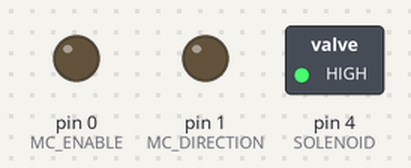
This sketch was run on a simulated Arduino Uno, built with avr-gcc and run on an emulated ATmega328P. Shown: switched loads named in the sketch (green lamp = pin HIGH), output pins drawn as LEDs (lit = HIGH).

Above: at 5.1 s.
At 35.1 s:
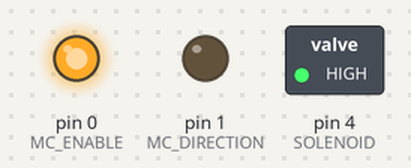
At 117.1 s:
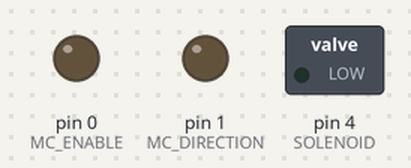
Timing chart, 0 to 118.6 s (numbered marks = the images above):
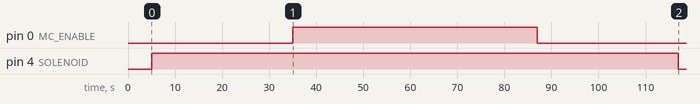

The sketch:

full_contract.ino
```cpp
#define MC_ENABLE 0
#define MC_DIRECTION 1
#define SOLENOID 4
#define START_WAIT 30000 //30 seconds
unsigned long seconds = 1000;
unsigned long duration = 52;
void setup() {
  pinMode(SOLENOID, OUTPUT);
  pinMode(MC_ENABLE, OUTPUT);
  pinMode(MC_DIRECTION, OUTPUT);

  delay(5000);
  contractBellows();

}

void loop() {


}

void contractBellows() {
  digitalWrite(SOLENOID, HIGH);
  delay(START_WAIT);
  unsigned long starttime = millis();
  unsigned long endtime = starttime;
  digitalWrite(MC_DIRECTION, LOW);
  digitalWrite(MC_ENABLE, HIGH);
  while((endtime - starttime) <= seconds*duration) {
    endtime = millis();
  }
  digitalWrite(MC_ENABLE, LOW);
  delay(START_WAIT);
  digitalWrite(SOLENOID, LOW);
}
```
